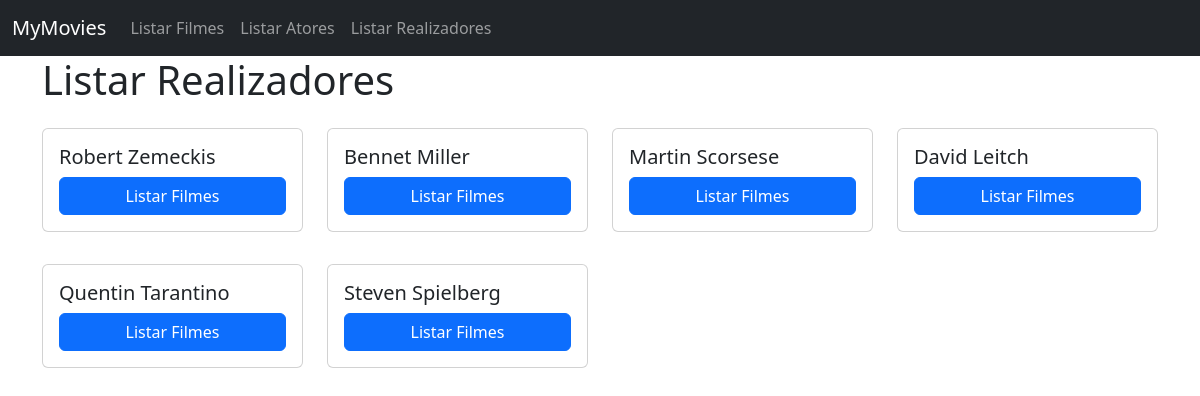
The page /realizadores on the database as committed earlier.
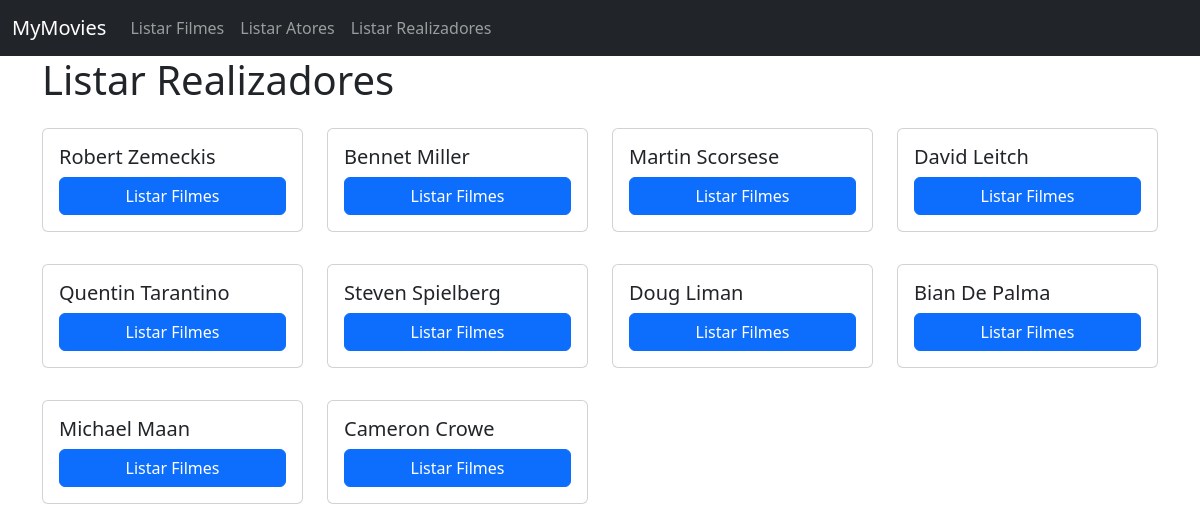
The same page on the database as committed later.
### tables this page shows
CREATE TABLE director (
    id BIGINT UNSIGNED NOT NULL AUTO_INCREMENT,
    name VARCHAR(255) NOT NULL,
    PRIMARY KEY (id)
);

### controllers/directors/directors.list.php (called while the page is built, shortened)
<?php
$connection = Connection::make();
$queryBuilder = new QueryBuilder($connection);
$directors = $queryBuilder->getAll('director', 'App\Model\Director');
$username = Session::get('username');
require 'views/directors/directors.list.php';

### routes.php (called while the page is built, shortened)
<?php
$router->get('', function () {
    require 'controllers/menu.php';
});
$router->get('filmes', function () {
    require 'controllers/movies/movies.list.php';
});
$router->get('filmes/(\d+)', function ($id) {
    require "controllers/movies/movies.show.php";
});
$router->post('filmes', function () {
    require 'controllers/movies/movies.add.php';
});
$router->get('atores', function () {
    require 'controllers/actors/actors.list.php';
});
$router->get('atores/(\d+)', function ($id) {
    require "controllers/actors/actors.show.php";
});
$router->post('atores', function () {
    require 'controllers/actors/actors.add.php';
});
$router->get('generos', function () {
    require 'controllers/genres/genres.list.php';
});
$router->get('generos/(\d+)', function ($id) {
    require 'controllers/genres/genres.show.php';
});
$router->post('generos', function () {
    require 'controllers/genres/genres.add.php';
});
$router->get('realizadores', function () {
    require 'controllers/directors/directors.list.php';
});

### index.php (called while the page is built, shortened)
<?php
$router = Router::setFromFile('routes.php');
preg_match('/^([^:\/]+[s]?):\/\/([^\/]*)\/(.*)$/', Config::APPURL, $matches);
if (!isset($matches[3])) {
    $realURI = trim($_SERVER['REQUEST_URI'], '/');
} else {
    $baseConfigURL = $matches[3];
    $realURI = substr(trim($_SERVER['REQUEST_URI'], '/'), strlen($baseConfigURL) + 1);
}
try {
    $router->direct(
        $realURI,
        isset($_POST['_method']) ? $_POST['_method'] : $_SERVER['REQUEST_METHOD']
    );
} catch (Exception $e) {
    header('HTTP/1.1 404 Not Found', true, 404);
    echo "404 Not Found";
}
function route($uri)
{
    return Config::APPURL . '/' . $uri;
}

### src/Session.php (called while the page is built, shortened)
<?php
class Session
{
    public static function get($key)
    {
        if (isset($_SESSION[$key])) {
            return $_SESSION[$key];
        } else {
            return false;
        }
    }
}

### src/Database/QueryBuilder.php (called while the page is built, shortened)
<?php
class QueryBuilder
{
    public function __construct(PDO $pdo)
    {
        $this->pdo = $pdo;
    }
    public function getAll($table, $class = "StdClass")
    {
        $stmt = $this->pdo->prepare("SELECT * FROM $table");
        $stmt->execute();
        return $stmt->fetchAll(PDO::FETCH_CLASS, $class);
    }
}

### views/directors/directors.list.php (the view, shortened to what the changed rows need)
<!DOCTYPE html>
<html lang="en">
<head>
    <link href="https://cdn.jsdelivr.net/npm/bootstrap@5.2.2/dist/css/bootstrap.min.css" rel="stylesheet">
</head>
<body>
    <?php require 'views/navbar.php'; ?>
    <div class="container">
        <div class="row">
            <h1>Listar Realizadores</h1>
            <?php if (isset($directors)) : ?>
                <?php foreach ($directors as $director) : ?>
                    <div class="col-3">
                        <div class="card my-3" >
                            <div class="card-body">
                                <h5 class="card-title"><?php echo $director->name; ?></h5>
                                <div class="d-grid gap-2">
                                    <a href="<?php echo route('realizadores/' . $director->id); ?>" class="btn btn-primary">Listar Filmes</a>
                                </div>
                            </div>
                        </div>
                    </div>
                <?php endforeach; ?>
            <?php endif ?>
        </div>
    </div>
</body>
</html>

### src/Router.php (shortened to what the changed rows need)
<?php
class Router
{
    protected $routes = [];
    public function get($uri, $callback)
    {
        $this->routes['GET'][$uri] = $callback;
    }
    public function post($uri, $callback)
    {
        $this->routes['POST'][$uri] = $callback;
    }
    public function delete($uri, $callback)
    {
        $this->routes['DELETE'][$uri] = $callback;
    }
    public function patch($uri, $callback)
    {
        $this->routes['PATCH'][$uri] = $callback;
    }
    public function direct($uri, $method)
    {
        if (!empty($this->routes[$method])) {
            foreach ($this->routes[$method] as $route => $callback) {
                $route = '/^' . str_replace('/', '\/', $route) . '$/';
                if (preg_match($route, $uri, $params)) {
                    array_shift($params);
                    return call_user_func_array($callback, array_values($params));
                }
            }
        }
        throw new Exception('No route found');
    }
}

### views/navbar.php (shortened to what the changed rows need)
<nav class="navbar navbar-expand-sm navbar-dark bg-dark" aria-label="Third navbar example">
    <div class="container-fluid">
        <a class="navbar-brand" href="<?php echo route(''); ?>">MyMovies</a>
        <div class="collapse navbar-collapse justify-content-between" id="navbarsExample03">
            <ul class="navbar-nav me-auto mb-2 mb-sm-0">
                <?php if ($username != 'admin') : ?>
                    <li class="nav-item">
                        <a class="nav-link" href="<?php echo route('filmes'); ?>">Listar Filmes</a>
                    </li>
                    <li class="nav-item">
                        <a class="nav-link" href="<?php echo route('atores'); ?>">Listar Atores</a>
                    </li>
                    <li class="nav-item">
                        <a class="nav-link" href="<?php echo route('realizadores'); ?>">Listar Realizadores</a>
                    </li>
                <?php endif; ?>
            </ul>
        </div>
    </div>
</nav>

Rows that differ between the two databases and show on the page:
added director: name "Doug Liman"
added director: name "Bian De Palma"
added director: name "Michael Maan"
added director: name "Cameron Crowe"
